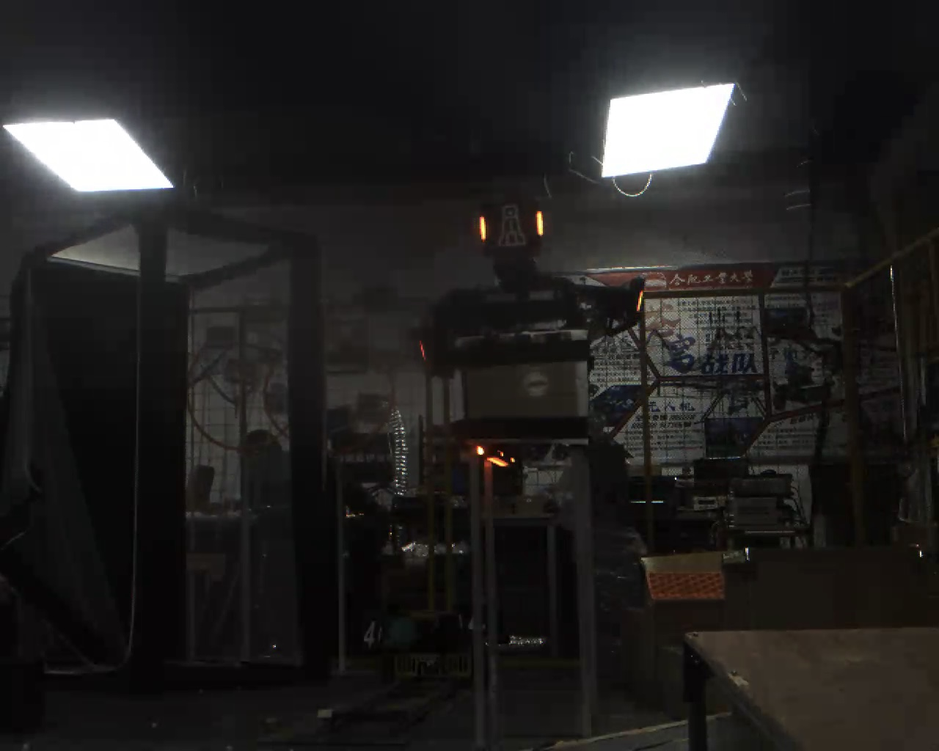
//> input picture week study/week_study5/images/outpost_frame.png, 939 x 751 px, shrunk from 1280 x 1024 before the run
$ ./main   (built with g++ and OpenCV 4)
//> lines starting //> are read from the running program, lines starting //| are printed output that depends on the picture; after the words box and inside, x2 and y2 are one past the last pixel; in counts of white or black regions, pixels touching at a corner belong together
### week study/week_study5/armor_detector.h

#pragma once

#include <opencv2/core.hpp>

#include <array>
#include <string>
#include <vector>

namespace vision {

// 1. 目标颜色
enum class TargetColor {
    Red,
    Blue
};

// 2. 检测参数
struct DetectionParams {

    // 红色（包含偏橙红的灯条）
    cv::Scalar redLow1  = cv::Scalar(0, 75, 145);
    cv::Scalar redHigh1 = cv::Scalar(35, 255, 255);

    cv::Scalar redLow2  = cv::Scalar(170, 75, 145);
    cv::Scalar redHigh2 = cv::Scalar(179, 255, 255);

    // 蓝色范围，为后续扩展保留
    cv::Scalar blueLow  = cv::Scalar(90, 80, 130);
    cv::Scalar blueHigh = cv::Scalar(135, 255, 255);

    // 单根灯条筛选参数
    double minContourArea = 18.0;
    double maxContourArea = 8000.0;

    float minLightLength = 12.0f;
    float minLightWidth = 1.0f;

    float minLightAspect = 2.2f;
    float maxLightAspect = 20.0f;

    double maxLightTiltDeg = 35.0;

    // 两根灯条配对参数
    double maxLengthRatio = 1.6;
    double maxAngleDiffDeg = 15.0;

    double maxYOffsetRatio = 0.7;

    double minSpacingRatio = 1.0;
    double maxSpacingRatio = 5.0;
};

// 3. 单根灯条的数据结构
struct LightBar {

    int id = -1;

    TargetColor color = TargetColor::Red;

    double area = 0.0;

    cv::RotatedRect box;

    cv::Point2f center;
    cv::Point2f top;
    cv::Point2f bottom;

    float length = 0.0f;
    float width = 0.0f;

    double tiltDeg = 0.0;
};

// 4. 装甲板候选的数据结构
struct ArmorCandidate {

    int id = -1;

    TargetColor color = TargetColor::Red;

    int leftLightId = -1;
    int rightLightId = -1;

    cv::Rect boundingBox;

    cv::Point2f center;

    // 顺序：左上、右上、右下、左下
    std::array<cv::Point2f, 4> corners{};

    double score = 0.0;

    bool valid = false;
};

// 5. 完整检测结果
struct DetectionResult {

    cv::Mat redMaskRaw;
    cv::Mat redMask;
    cv::Mat blueMask;

    cv::Mat lightDebug;
    cv::Mat armorDebug;

    std::vector<LightBar> lights;
    std::vector<ArmorCandidate> armors;
};

// 6. 单帧装甲板检测函数
DetectionResult detectArmors(
    const cv::Mat& image,
    const DetectionParams& params
);

// 7. 保存调试图片与最终结果
bool saveOutputs(
    const DetectionResult& result,
    const std::string& outputDir
);

// 8. 颜色名称转换
std::string colorName(TargetColor color);

} // namespace vision

### week study/week_study5/armor_detector.cpp
#include "armor_detector.h"

#include <opencv2/geometry.hpp>
#include <opencv2/imgproc.hpp>
#include <opencv2/imgcodecs.hpp>

#include <algorithm>
#include <cmath>
#include <filesystem>
#include <iostream>
#include <stdexcept>
#include <utility>

namespace vision{

std::string colorName(TargetColor color) {
    return color == TargetColor::Red ? "Red" : "Blue";
}

namespace{

cv::Point toPixel(const cv::Point2f& p){
    return cv::Point(
        cvRound(p.x),
        cvRound(p.y)
    );
}

void drawTarget(cv::Mat& image,
                const cv::RotatedRect& box,
                const cv::Scalar& color){
                    cv::Point2f corners[4];
                    box.points(corners);
                    for (int i = 0; i < 4; ++i) {
                        cv::line(image, toPixel(corners[i]), toPixel(corners[(i + 1) % 4]), color, 2);
                    }
                }

cv::Mat cleanMask(const cv::Mat& mask){

    const cv::Mat kernel3 = cv::getStructuringElement(cv::MORPH_RECT, cv::Size(3, 3));

    const cv::Mat kernel2 = cv::getStructuringElement(cv::MORPH_RECT, cv::Size(2, 2));

    cv::Mat closed;
    cv::Mat opened;

    cv::morphologyEx(
        mask,
        closed,
        cv::MORPH_CLOSE,
        kernel3
    );

    cv::morphologyEx(
        closed,
        opened,
        cv::MORPH_OPEN,
        kernel2

    );
    return opened;


}

void extractLights(
    const cv::Mat& mask,
    TargetColor color,
    std::vector<LightBar>& lights,
    const DetectionParams& params
){

    cv::Mat contourInput = mask.clone();

    std::vector<std::vector<cv::Point>> contours;

    cv::findContours(
        contourInput,
        contours,
        cv::RETR_EXTERNAL,
        cv::CHAIN_APPROX_SIMPLE
    );

    for (const auto& contour : contours) {

        //面积
        const double area = cv::contourArea(contour);

        if(area < params.minContourArea || area > params.maxContourArea){
            continue;
        }

        //最小旋转矩形
        const cv::RotatedRect box = cv::minAreaRect(contour);

        const float length = std::max(
            box.size.width,
            box.size.height
        );

        const float width = std::min(
            box.size.width,
            box.size.height
        );

        //灯条尺寸
        if(length < params.minLightLength || width < params.minLightWidth){
            continue;
        }

        //长宽比
        const float aspect = length / width;
        if(aspect < params.minLightAspect || aspect > params.maxLightAspect){
            continue;
        }

        //获取四个顶点
        cv::Point2f pts[4];
        box.points(pts);

        //计算向量
        const cv::Point2f e01 = pts[1] - pts[0];
        const cv::Point2f e12 = pts[2] - pts[1];

        const float len01 = std::hypot(e01.x, e01.y);

        const float len12 = std::hypot(e12.x, e12.y);

        cv::Point2f axis = len01 > len12 ? e01 : e12;

        const float axisLength = std::hypot(axis.x, axis.y);

        if(axisLength <= 1e-6f){
            continue;
        }

        axis.x /= axisLength;
        axis.y /= axisLength;

        if (axis.y < 0) {
            axis.x = -axis.x;
            axis.y = -axis.y;
        }

        //计算倾斜角
        const double tiltDeg = std::atan2(
            static_cast<double>(axis.x),
            static_cast<double>(axis.y)
        ) * 180.0 / CV_PI;

        if(std::abs(tiltDeg) > params.maxLightTiltDeg){
            continue;
        }

        //保存灯条信息
        LightBar light;

        light.color = color;
        light.area = area;
        light.box = box;
        light.center = box.center;
        light.length = length;
        light.width = width;
        light.tiltDeg = tiltDeg;

        const float halfLength = length * 0.5f;

        // 长轴上端点
        light.top = cv::Point2f(
            box.center.x - axis.x * halfLength,
            box.center.y - axis.y * halfLength
        );

        // 长轴下端点
        light.bottom = cv::Point2f(
            box.center.x + axis.x * halfLength,
            box.center.y + axis.y * halfLength
        );

        light.id = static_cast<int>(lights.size());

        lights.push_back(light);
    }
}

//------判断灯条能否配对

bool tryPair(
    const LightBar& first,
    const LightBar& second,
    const DetectionParams& params,
    ArmorCandidate& armor
){
    //  颜色必须相同
    if (first.color != second.color) {
        return false;
    }

    // 2. 确定左右顺序
    const LightBar* left = &first;
    const LightBar* right = &second;

    if (left->center.x > right->center.x) {
        std::swap(left, right);
    }


    // 3. 平均长度和长度比例
    const double minLength = std::min(
        left->length,
        right->length
    );

    if (minLength <= 0.0) {
        return false;
    }

    const double maxLength = std::max(
        left->length,
        right->length
    );

    const double lengthRatio =
        maxLength / minLength;

    if (lengthRatio > params.maxLengthRatio) {
        return false;
    }

    const double avgLength =
        (left->length + right->length) / 2.0;

     // 4. 灯条中心距离
    const double dx =
        right->center.x - left->center.x;

    const double dy = std::abs(
        right->center.y - left->center.y
    );

    const double spacingRatio = dx / avgLength;
    const double yOffsetRatio = dy / avgLength;

    if (spacingRatio < params.minSpacingRatio ||
        spacingRatio > params.maxSpacingRatio) {
        return false;
    }

    if (yOffsetRatio > params.maxYOffsetRatio) {
        return false;
    }

    // 5. 倾斜角差
    const double angleDiff = std::abs(
        left->tiltDeg - right->tiltDeg
    );

    if (angleDiff > params.maxAngleDiffDeg) {
        return false;
    }

    // 6. 生成装甲板候选
    armor.color = left->color;
    armor.leftLightId = left->id;
    armor.rightLightId = right->id;

    // 固定角点顺序：
    // 左上、右上、右下、左下
    armor.corners = {
        left->top,
        right->top,
        right->bottom,
        left->bottom
    };

    // 7. 计算装甲板中心
    cv::Point2f sum(0.0f, 0.0f);

    for (const auto& p : armor.corners) {
        sum += p;
    }

    armor.center = sum * 0.25f;

    // 8. 计算装甲板包围矩形
    std::vector<cv::Point2f> cornerPoints(
        armor.corners.begin(),
        armor.corners.end()
    );

    armor.boundingBox =
        cv::boundingRect(cornerPoints);

    // 9. 计算配对评分：越小越好
    armor.score =
        2.0 * (lengthRatio - 1.0)
        + 2.0 * yOffsetRatio
        + angleDiff / 15.0
        + 0.2 * std::abs(spacingRatio - 2.5);

    armor.valid = true;

    return true;


    }

// ---------- 辅助函数6：避免重复使用灯条 ----------
std::vector<ArmorCandidate> pairLights(
    const std::vector<LightBar>& lights,
    const DetectionParams& params
) {
    std::vector<ArmorCandidate> candidates;

    // 枚举所有不重复的两两组合
    for (std::size_t i = 0; i < lights.size(); ++i) {
        for (std::size_t j = i + 1; j < lights.size(); ++j) {

            ArmorCandidate armor;

            if (tryPair(
                    lights[i],
                    lights[j],
                    params,
                    armor
                )) {
                candidates.push_back(armor);
            }
        }
    }

    // 按评分从低到高排序
    std::sort(
        candidates.begin(),
        candidates.end(),
        [](const ArmorCandidate& a,
           const ArmorCandidate& b) {
            return a.score < b.score;
        }
    );

    std::vector<ArmorCandidate> selected;

    // 标记已经用于最终配对的灯条
    std::vector<bool> used(lights.size(), false);

    for (const auto& armor : candidates) {

        const int leftId = armor.leftLightId;
        const int rightId = armor.rightLightId;

        if (used[leftId] || used[rightId]) {
            continue;
        }

        used[leftId] = true;
        used[rightId] = true;

        ArmorCandidate accepted = armor;

        accepted.id =
            static_cast<int>(selected.size());

        selected.push_back(accepted);
    }

    return selected;
}
}

// ========== 主检测函数 ==========
DetectionResult detectArmors(
    const cv::Mat& image,
    const DetectionParams& params
) {
    // 1. 检查输入图片
    if (image.empty() || image.channels() != 3) {
        throw std::invalid_argument(
            "Input must be a non-empty 3-channel BGR image"
        );
    }

    DetectionResult result;

    // 2. 转换为 HSV
    cv::Mat hsv;

    cv::cvtColor(
        image,
        hsv,
        cv::COLOR_BGR2HSV
    );

    // 3. 提取两段红色范围
    cv::Mat redPart1;
    cv::Mat redPart2;

    cv::inRange(
        hsv,
        params.redLow1,
        params.redHigh1,
        redPart1
    );

    cv::inRange(
        hsv,
        params.redLow2,
        params.redHigh2,
        redPart2
    );

    cv::bitwise_or(
        redPart1,
        redPart2,
        result.redMaskRaw
    );

    // 4. 蓝色分割
    cv::Mat blueRaw;

    cv::inRange(
        hsv,
        params.blueLow,
        params.blueHigh,
        blueRaw
    );

    // 5. 形态学清理
    result.redMask = cleanMask(result.redMaskRaw);
    result.blueMask = cleanMask(blueRaw);

    // 6. 提取红色灯条
    extractLights(
        result.redMask,
        TargetColor::Red,
        result.lights,
        params
    );

    // 7. 提取蓝色灯条
    extractLights(
        result.blueMask,
        TargetColor::Blue,
        result.lights,
        params
    );

    // 8. 灯条配对
    result.armors = pairLights(
        result.lights,
        params
    );

    // ========== 绘制灯条候选图 ==========
    result.lightDebug = image.clone();

    for (const auto& light : result.lights) {

        const cv::Scalar color =
            light.color == TargetColor::Red
            ? cv::Scalar(0, 0, 255)
            : cv::Scalar(255, 0, 0);

        drawTarget(
            result.lightDebug,
            light.box,
            color
        );

        cv::circle(
            result.lightDebug,
            toPixel(light.center),
            3,
            cv::Scalar(0, 255, 255),
            cv::FILLED
        );

        cv::putText(
            result.lightDebug,
            "L" + std::to_string(light.id),
            toPixel(light.top) + cv::Point(5, -5),
            cv::FONT_HERSHEY_SIMPLEX,
            0.5,
            cv::Scalar(255, 255, 255),
            1
        );
    }

    // ========== 绘制装甲板结果图 ==========
    result.armorDebug = image.clone();

    for (const auto& armor : result.armors) {

        // 1. 普通外接框
        cv::rectangle(
            result.armorDebug,
            armor.boundingBox,
            cv::Scalar(255, 255, 0),
            2
        );

        // 2. 装甲板四边形及角点编号
        for (int i = 0; i < 4; ++i) {

            const cv::Point p1 =
                toPixel(armor.corners[i]);

            const cv::Point p2 =
                toPixel(armor.corners[(i + 1) % 4]);

            cv::line(
                result.armorDebug,
                p1,
                p2,
                cv::Scalar(0, 255, 0),
                2
            );

            cv::circle(
                result.armorDebug,
                p1,
                4,
                cv::Scalar(0, 0, 255),
                cv::FILLED
            );

            cv::putText(
                result.armorDebug,
                std::to_string(i),
                p1 + cv::Point(5, -5),
                cv::FONT_HERSHEY_SIMPLEX,
                0.5,
                cv::Scalar(255, 255, 255),
                1
            );
        }

        // 3. 装甲板中心点
        cv::circle(
            result.armorDebug,
            toPixel(armor.center),
            5,
            cv::Scalar(0, 255, 255),
            cv::FILLED
        );

        // 4. 装甲板编号
        cv::putText(
            result.armorDebug,
            "Armor " + std::to_string(armor.id),
            cv::Point(
                armor.boundingBox.x,
                std::max(15, armor.boundingBox.y - 10)
            ),
            cv::FONT_HERSHEY_SIMPLEX,
            0.6,
            cv::Scalar(0, 255, 0),
            2
        );
    }

    return result;
}

//保存检测结果
bool saveOutputs(
    const DetectionResult& result,
    const std::string& outputDir
) {
    namespace fs = std::filesystem;

    fs::create_directories(outputDir);

    const std::vector<
        std::pair<std::string, cv::Mat>
    > files = {
        {"red_mask_raw.png", result.redMaskRaw},
        {"red_mask.png", result.redMask},
        {"blue_mask.png", result.blueMask},
        {"light_candidates.png", result.lightDebug},
        {"armor_result.png", result.armorDebug}
    };

    for (const auto& file : files) {

        const fs::path path =
            fs::path(outputDir) / file.first;

        if (file.second.empty()) {
            std::cerr
                << "Empty image: "
                << path << '\n';

            return false;
        }

        if (!cv::imwrite(
                path.string(),
                file.second
            )) {
            std::cerr
                << "Failed to save: "
                << path << '\n';

            return false;
        }

        std::cout
            << "Saved: "
            << path << '\n';
    }

    return true;
}

}


### week study/week_study5/main.cpp

#include "armor_detector.h"

#include <opencv2/imgcodecs.hpp>

#include <exception>
#include <iomanip>
#include <iostream>
#include <string>

int main(int argc, char* argv[]) {

    // 1. 检查命令行参数数量
    if (argc > 4) {
        std::cerr
            << "Usage: armor_detect "
            << "[image_path] [output_dir] "
            << "[normal|empty]\n";

        return 1;
    }

    // 2. 设置输入图片、输出目录和模式
    const std::string imagePath =
        argc >= 2 ? argv[1] : "images/outpost_frame.png";

    const std::string outputDir =
        argc >= 3 ? argv[2] : "output";

    const std::string mode =
        argc >= 4 ? argv[3] : "normal";

    if (mode != "normal" && mode != "empty") {
        std::cerr << "Unknown mode: " << mode << '\n';
        return 1;
    }

    try {

        // 3. 读取原始图片
        const cv::Mat input = cv::imread(
            imagePath,
            cv::IMREAD_COLOR
        );
//> input is the input picture: 751 rows x 939 cols, CV_8UC3; mean B, G, R 32.8, 33.6, 35.1

        // 判断是否读取成功
        if (input.empty()) {
            std::cerr
                << "Cannot read image: "
                << imagePath << '\n';

            return 1;
        }

        // 输出原图信息
        std::cout
            << "Input: " << imagePath << '\n'
            << "Width: " << input.cols << '\n'
            << "Height: " << input.rows << '\n'
            << "Channels: " << input.channels()
            << '\n';
//| Input: images/outpost_frame.png
//| Width: 939
//| Height: 751
//| Channels: 3

        // 4. 设置检测参数
        vision::DetectionParams params;

        // 无目标测试
        if (mode == "empty") {
            params.minContourArea = 1e9;
        }

        // 5. 执行单帧装甲板检测
        const vision::DetectionResult results =
            vision::detectArmors(input, params);
//> in detectArmors, `cv::inRange( hsv, params.redLow1, params.redHigh1, redPart1 );`:
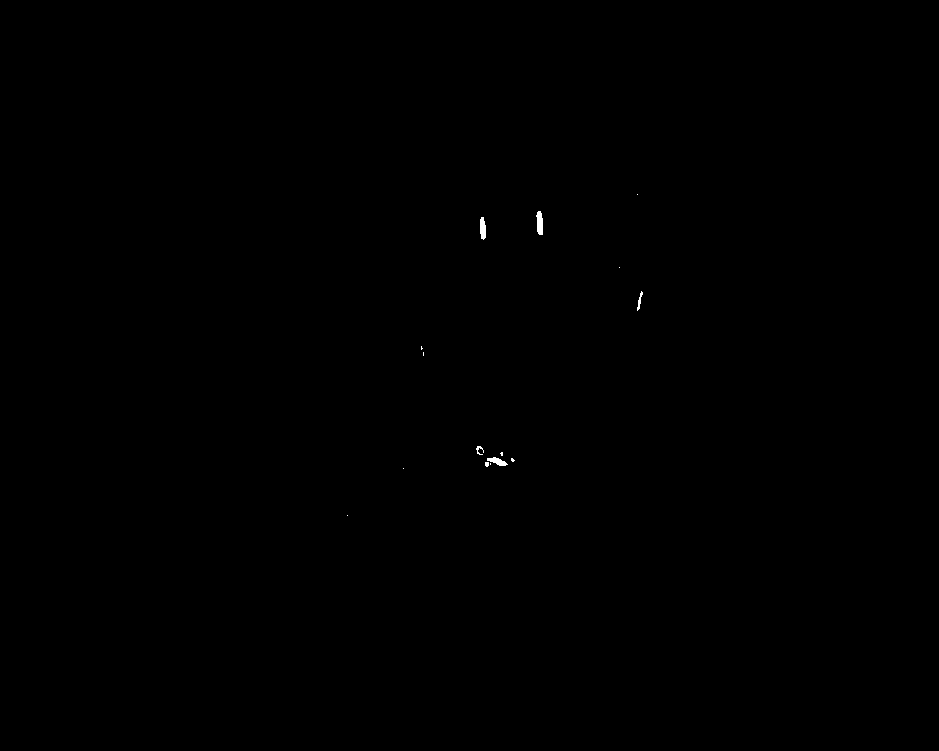
//> redPart1: 751 rows x 939 cols, CV_8UC1; 0.07% white; 15 white regions (10 under 20 px), largest, box (x1, y1, x2, y2) and area: (536, 211, 543, 235) 132, (480, 217, 486, 240) 113, (487, 457, 508, 466) 101, (637, 291, 643, 311) 46, (476, 446, 484, 455) 33
//> in cleanMask (call 2), `cv::morphologyEx( mask, closed, cv::MORPH_CLOSE, kernel3 );`:
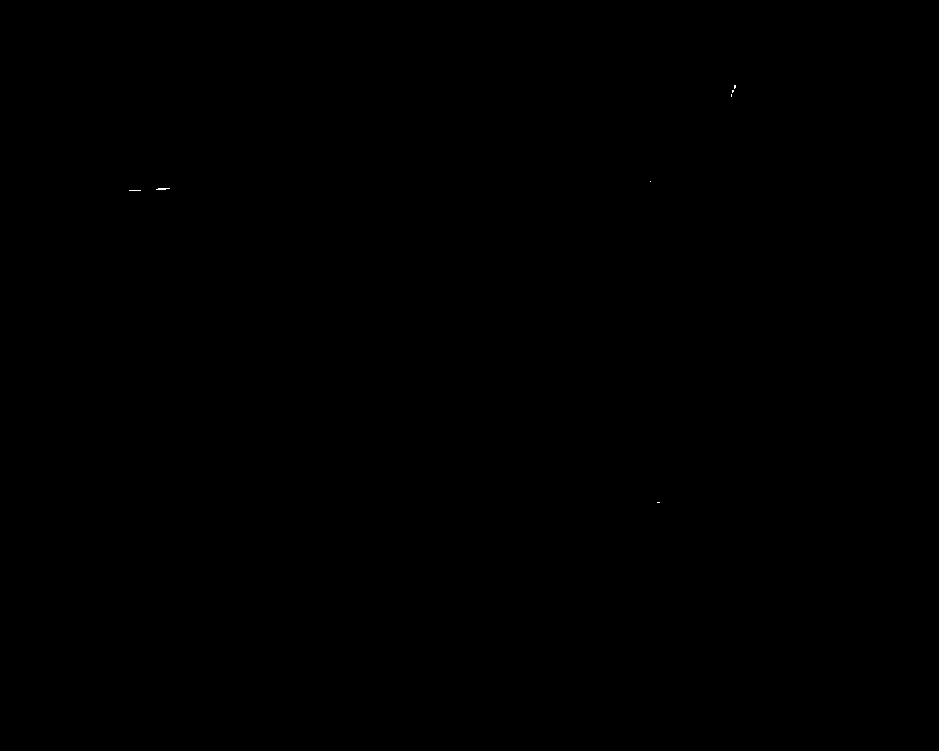
//> closed: 751 rows x 939 cols, CV_8UC1; 0.01% white in thin lines or dots, all inside (x1, y1, x2, y2) = (129, 85, 736, 503)
//> in extractLights, `cv::findContours( contourInput, contours, cv::RETR_EXTERNAL, cv::CHAIN..`: contours = 8 contours, 4 with area under 20; largest, box (x1, y1, x2, y2) and area: (537, 212, 544, 236) 106, (486, 458, 508, 468) 103, (481, 218, 487, 240) 89, (638, 293, 644, 311) 26
//> (the rest of the program and of its run is left out)
